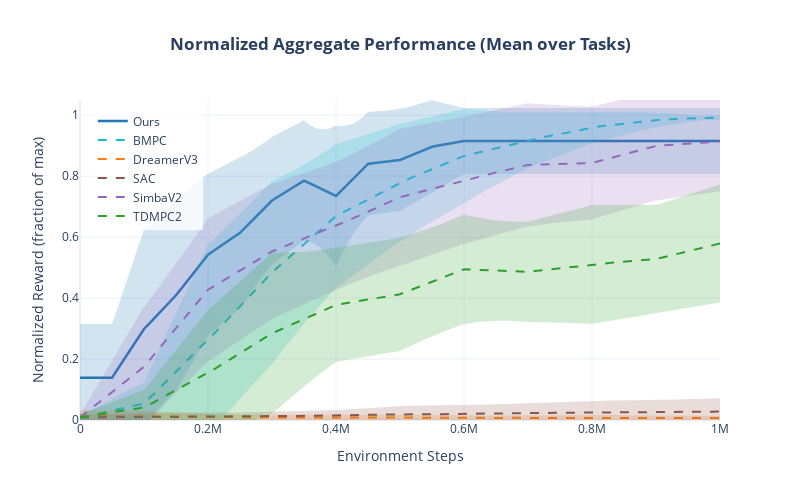

Here is the notebook cell this chart was saved with:
### Code cell
# Compute and plot normalized aggregate
aggregate_df = compute_normalized_aggregate(all_data, eval_step=MAX_STEP)
aggregate_fig = plot_normalized_aggregate(aggregate_df, COLORS)
aggregate_fig.show()
